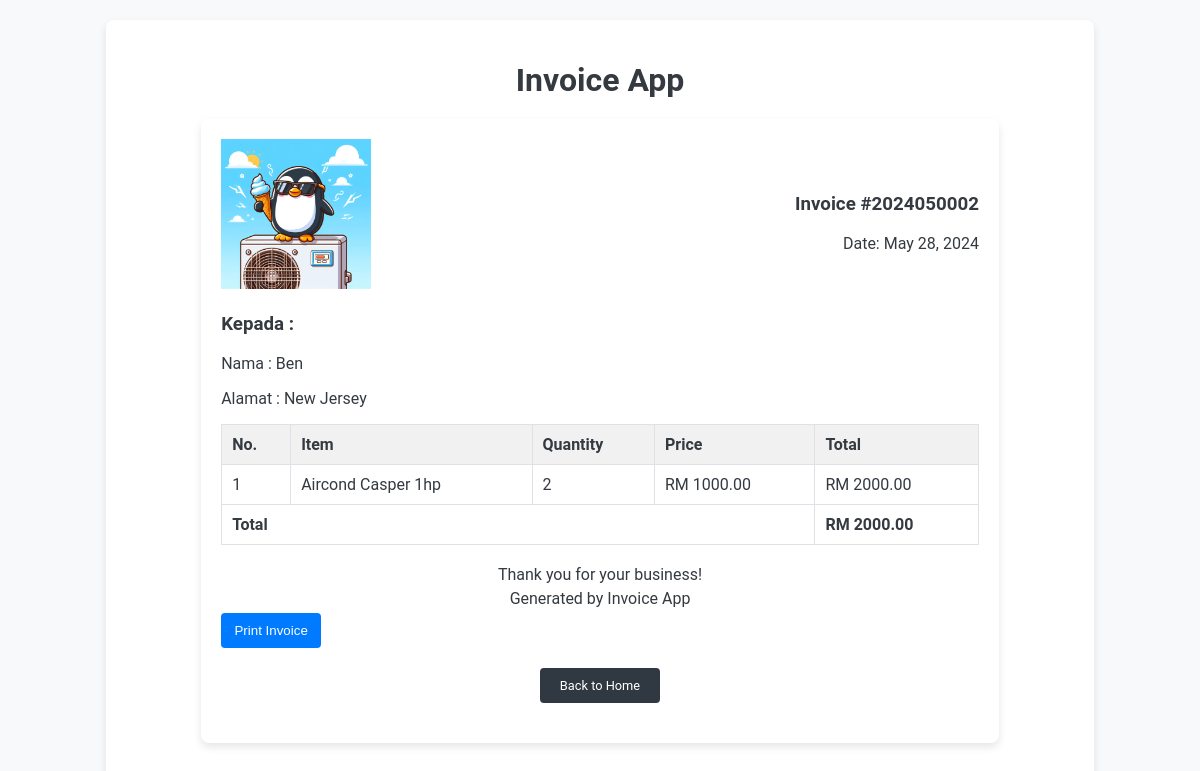
/invoice/2, run on the app's committed database.
### app.py (models this page shows)
class Invoice(db.Model):
    id = db.Column(db.Integer, primary_key=True)
    invoice_number = db.Column(db.String(20), unique=True, nullable=False)  # Updated field name
    client_id = db.Column(db.Integer, db.ForeignKey('client.id'), nullable=False)
    date = db.Column(db.DateTime, default=datetime.now)
    total = db.Column(db.Float, nullable=False)
    client = db.relationship('Client', backref=db.backref('invoices', lazy=True))

class Client(db.Model):
    id = db.Column(db.Integer, primary_key=True)
    name = db.Column(db.String(100), nullable=False)
    email = db.Column(db.String(100), nullable=False)
    phone = db.Column(db.String(20), nullable=False)
    address = db.Column(db.String(200), nullable=False)

class InvoiceItem(db.Model):
    id = db.Column(db.Integer, primary_key=True)
    invoice_id = db.Column(db.Integer, db.ForeignKey('invoice.id'), nullable=False)
    service_id = db.Column(db.Integer, db.ForeignKey('service.id'), nullable=False)
    quantity = db.Column(db.Integer, nullable=False)
    cost = db.Column(db.Float, nullable=False)
    invoice = db.relationship('Invoice', backref=db.backref('items', lazy=True))
    service = db.relationship('Service', backref=db.backref('items', lazy=True))

class Service(db.Model):
    id = db.Column(db.Integer, primary_key=True)
    description = db.Column(db.String(200), nullable=False)
    cost = db.Column(db.Numeric(10,2), nullable=False)

### app.py (the view)
@app.route('/invoice/<int:invoice_id>')
def view_invoice(invoice_id):
    invoice = Invoice.query.get(invoice_id)
    return render_template('view_invoice.html', invoice=invoice)

### templates/view_invoice.html
{% extends "base.html" %} {% block content %}
<div class="invoice-container">
  <div class="invoice-header">
    <div class="logo">
      <img src="images/logo1.jpg" alt="Company Logo" />
    </div>
    <div class="invoice-details">
      <h3>Invoice #{{ invoice.invoice_number }}</h3>
      <p>Date: {{ invoice.date.strftime('%B %d, %Y') }}</p>
    </div>
  </div>
  <div class="client-details">
    <h3>Kepada :</h3>
    <p>Nama : {{ invoice.client.name }}</p>
    <p>Alamat : {{ invoice.client.address }}</p>
  </div>
  <table class="invoice-table">
    <thead>
      <tr>
        <th>No.</th>
        <th>Item</th>
        <th>Quantity</th>
        <th>Price</th>
        <th>Total</th>
      </tr>
    </thead>
    <tbody>
      {% for item in invoice.items %}
      <tr>
        <td>{{ loop.index }}</td>
        <td>{{ item.service.description }}</td>
        <td>{{ item.quantity }}</td>
        <td>RM {{ item.service.cost|round(2) }}</td>
        <td>RM {{ "%.2f"|format(item.cost) }}</td>
      </tr>
      {% endfor %}
    </tbody>
    <tfoot>
      <tr>
        <td colspan="4">Total</td>
        <td>RM {{ "%.2f"|format(invoice.total)}}</td>
      </tr>
    </tfoot>
  </table>
  <div class="invoice-footer">
    <p>Thank you for your business!</p>
    <p>Generated by Invoice App</p>
  </div>
  <div class="invoice-actions">
    <button onclick="window.print()" class="btn print-invoice">
      Print Invoice
    </button>
  </div>
  <a href="{{ url_for('index') }}" class="btn return-home">Back to Home</a>
</div>
{% endblock %}

### static/styles.css (style rules this page uses)
body { font-family: 'Roboto', Arial, sans-serif; background-color: #f8f9fa; color: #343a40; }
a.btn { display: inline-block; padding: 10px 20px; margin: 10px; background-color: #007bff; color: #fff; text-decoration: none; border-radius: 4px; transition: background-color 0.3s; }
button { width: 100px; padding: 10px; background-color: #007bff; color: #fff; border: none; border-radius: 4px; cursor: pointer; transition: background-color 0.3s; }
a.btn { display: inline-block; padding: 10px 20px; background-color: #007bff; color: #fff; text-decoration: none; border-radius: 4px; transition: background-color 0.3s; text-align: center; margin: 20px auto; }
a.return-home { display: block; width: fit-content; background-color: #303841; margin-top: 20px; font-size: 0.8em; }
.invoice-container { width: 80%; margin: 20px auto; padding: 20px; background-color: #fff; border-radius: 8px; box-shadow: 0 4px 8px rgba(0, 0, 0, 0.1); }
.invoice-header { display: flex; justify-content: space-between; align-items: center; margin-bottom: 20px; }
.logo img { width: 150px; height: auto; }
.invoice-details { text-align: right; }
.invoice-details p { margin: 5px 0; }
.invoice-table { width: 100%; border-collapse: collapse; margin-bottom: 20px; }
.invoice-table th, .invoice-table td { border: 1px solid #dee2e6; padding: 10px; text-align: left; }
.invoice-table th { background-color: #f1f1f1; }
.invoice-table tfoot td { font-weight: bold; }
.invoice-footer { text-align: center; margin-top: 20px; }
.invoice-footer p { margin: 5px 0; }

### data on the page
Invoice: invoice_number "2024050002", date "May 28, 2024", total "2000.00"
Client: client.name "Ben", client.address "New Jersey"
InvoiceItem: service.description "Aircond Casper 1hp", quantity "2", service.cost "1000.00", cost "2000.00"
